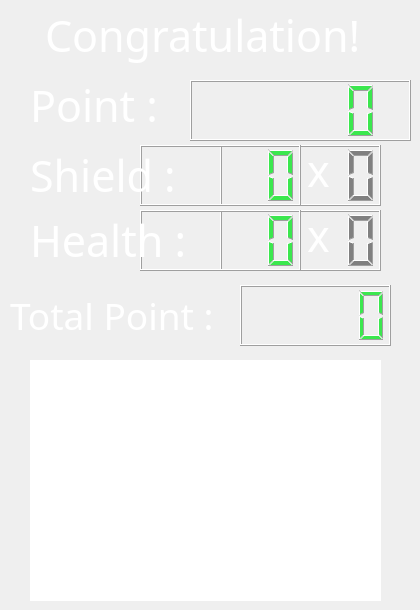
      <widget class="QWidget" name="WinList">
       <widget class="QLabel" name="label_6">
        <property name="geometry">
         <rect>
          <x>30</x>
          <y>60</y>
          <width>131</width>
          <height>91</height>
         </rect>
        </property>
        <property name="font">
         <font>
          <family>Tw Cen MT</family>
          <pointsize>32</pointsize>
         </font>
        </property>
        <property name="styleSheet">
         <string notr="true">color: white;</string>
        </property>
        <property name="text">
         <string>Point :</string>
        </property>
       </widget>
       <widget class="QLabel" name="label_7">
        <property name="geometry">
         <rect>
          <x>30</x>
          <y>140</y>
          <width>171</width>
          <height>71</height>
         </rect>
        </property>
        <property name="font">
         <font>
          <family>Tw Cen MT</family>
          <pointsize>32</pointsize>
         </font>
        </property>
        <property name="styleSheet">
         <string notr="true">color: white;</string>
        </property>
        <property name="text">
         <string>Shield :</string>
        </property>
       </widget>
       <widget class="QLabel" name="PlayerLifeLabel_2">
        <property name="geometry">
         <rect>
          <x>30</x>
          <y>210</y>
          <width>171</width>
          <height>61</height>
         </rect>
        </property>
        <property name="font">
         <font>
          <family>Tw Cen MT</family>
          <pointsize>32</pointsize>
         </font>
        </property>
        <property name="styleSheet">
         <string notr="true">color: white;</string>
        </property>
        <property name="text">
         <string>Health :</string>
        </property>
       </widget>
       <widget class="QLCDNumber" name="PlayerPoint_list">
        <property name="geometry">
         <rect>
          <x>190</x>
          <y>80</y>
          <width>221</width>
          <height>61</height>
         </rect>
        </property>
        <property name="styleSheet">
         <string notr="true">color : #3BE74E;</string>
        </property>
       </widget>
       <widget class="QLCDNumber" name="PlayerSkill_list">
        <property name="geometry">
         <rect>
          <x>140</x>
          <y>145</y>
          <width>161</width>
          <height>61</height>
         </rect>
        </property>
        <property name="styleSheet">
         <string notr="true">color : #3BE74E;</string>
        </property>
       </widget>
       <widget class="QLabel" name="label_8">
        <property name="geometry">
         <rect>
          <x>307</x>
          <y>140</y>
          <width>31</width>
          <height>61</height>
         </rect>
        </property>
        <property name="font">
         <font>
          <family>Tw Cen MT</family>
          <pointsize>32</pointsize>
         </font>
        </property>
        <property name="styleSheet">
         <string notr="true">color: white;</string>
        </property>
        <property name="text">
         <string>x</string>
        </property>
       </widget>
       <widget class="QLabel" name="label_9">
        <property name="geometry">
         <rect>
          <x>307</x>
          <y>200</y>
          <width>31</width>
          <height>71</height>
         </rect>
        </property>
        <property name="font">
         <font>
          <family>Tw Cen MT</family>
          <pointsize>32</pointsize>
         </font>
        </property>
        <property name="styleSheet">
         <string notr="true">color: white;</string>
        </property>
        <property name="text">
         <string>x</string>
        </property>
       </widget>
       <widget class="QLCDNumber" name="PlayerLife_list">
        <property name="geometry">
         <rect>
          <x>140</x>
          <y>210</y>
          <width>161</width>
          <height>61</height>
         </rect>
        </property>
        <property name="styleSheet">
         <string notr="true">color : #3BE74E;</string>
        </property>
       </widget>
       <widget class="QLabel" name="label_10">
        <property name="geometry">
         <rect>
          <x>10</x>
          <y>270</y>
          <width>281</width>
          <height>91</height>
         </rect>
        </property>
        <property name="font">
         <font>
          <family>Tw Cen MT</family>
          <pointsize>28</pointsize>
         </font>
        </property>
        <property name="styleSheet">
         <string notr="true">color: white;</string>
        </property>
        <property name="text">
         <string>Total Point :</string>
        </property>
       </widget>
       <widget class="QLCDNumber" name="PlayerSkill_listBonus">
        <property name="geometry">
         <rect>
          <x>220</x>
          <y>145</y>
          <width>161</width>
          <height>61</height>
         </rect>
        </property>
        <property name="styleSheet">
         <string notr="true">color : grey;</string>
        </property>
       </widget>
       <widget class="QLCDNumber" name="PlayerLife_listBonus">
        <property name="geometry">
         <rect>
          <x>220</x>
          <y>210</y>
          <width>161</width>
          <height>61</height>
         </rect>
        </property>
        <property name="styleSheet">
         <string notr="true">color : grey;</string>
        </property>
       </widget>
       <widget class="QLCDNumber" name="PlayerTotalPoint">
        <property name="geometry">
         <rect>
          <x>240</x>
          <y>285</y>
          <width>151</width>
          <height>61</height>
         </rect>
        </property>
        <property name="styleSheet">
         <string notr="true">color : #3BE74E;</string>
        </property>
       </widget>
       <widget class="QLabel" name="label_11">
        <property name="geometry">
         <rect>
          <x>45</x>
          <y>-10</y>
          <width>341</width>
          <height>91</height>
         </rect>
        </property>
        <property name="font">
         <font>
          <family>Tw Cen MT</family>
          <pointsize>32</pointsize>
         </font>
        </property>
        <property name="styleSheet">
         <string notr="true">color: white;</string>
        </property>
        <property name="text">
         <string>Congratulation!</string>
        </property>
       </widget>
       <widget class="QTextBrowser" name="textBrowser_4">
        <property name="geometry">
         <rect>
          <x>30</x>
          <y>360</y>
          <width>351</width>
          <height>241</height>
         </rect>
        </property>
        <property name="font">
         <font>
          <family>Abyssinica SIL</family>
          <pointsize>12</pointsize>
          <weight>75</weight>
          <bold>true</bold>
         </font>
        </property>
        <property name="styleSheet">
         <string notr="true">border: 0;
color:white;</string>
        </property>
        <property name="html">
         <string>&lt;!DOCTYPE HTML PUBLIC &quot;-//W3C//DTD HTML 4.0//EN&quot; &quot;http://www.w3.org/TR/REC-html40/strict.dtd&quot;&gt;
&lt;html&gt;&lt;head&gt;&lt;meta name=&quot;qrichtext&quot; content=&quot;1&quot; /&gt;&lt;style type=&quot;text/css&quot;&gt;
p, li { white-space: pre-wrap; }
&lt;/style&gt;&lt;/head&gt;&lt;body style=&quot; font-family:'Abyssinica SIL'; font-size:12pt; font-weight:600; font-style:normal;&quot;&gt;
&lt;p align=&quot;center&quot; style=&quot; margin-top:0px; margin-bottom:0px; margin-left:0px; margin-right:0px; -qt-block-indent:0; text-indent:0px;&quot;&gt;&lt;span style=&quot; font-family:'微軟正黑體'; font-size:24pt; font-weight:400; text-decoration: underline;&quot;&gt;M 鍵&lt;/span&gt;&lt;span style=&quot; font-family:'微軟正黑體'; font-size:24pt; font-weight:400;&quot;&gt; 回到主選單&lt;/span&gt;&lt;/p&gt;
&lt;p align=&quot;center&quot; style=&quot; margin-top:0px; margin-bottom:0px; margin-left:0px; margin-right:0px; -qt-block-indent:0; text-indent:0px;&quot;&gt;&lt;span style=&quot; font-family:'微軟正黑體'; font-size:10pt; font-weight:400;&quot;&gt; &lt;/span&gt;&lt;/p&gt;
&lt;p align=&quot;center&quot; style=&quot; margin-top:0px; margin-bottom:0px; margin-left:0px; margin-right:0px; -qt-block-indent:0; text-indent:0px;&quot;&gt;&lt;span style=&quot; font-family:'微軟正黑體'; font-size:24pt; font-weight:400; text-decoration: underline;&quot;&gt;R 鍵&lt;/span&gt;&lt;span style=&quot; font-family:'微軟正黑體'; font-size:24pt; font-weight:400;&quot;&gt; 重新開始&lt;/span&gt;&lt;/p&gt;
&lt;p align=&quot;center&quot; style=&quot;-qt-paragraph-type:empty; margin-top:0px; margin-bottom:0px; margin-left:0px; margin-right:0px; -qt-block-indent:0; text-indent:0px;&quot;&gt;&lt;br /&gt;&lt;/p&gt;&lt;/body&gt;&lt;/html&gt;</string>
        </property>
       </widget>
       <zorder>label_10</zorder>
       <zorder>PlayerTotalPoint</zorder>
       <zorder>PlayerLife_listBonus</zorder>
       <zorder>PlayerSkill_listBonus</zorder>
       <zorder>label_6</zorder>
       <zorder>PlayerPoint_list</zorder>
       <zorder>PlayerSkill_list</zorder>
       <zorder>label_7</zorder>
       <zorder>label_8</zorder>
       <zorder>label_9</zorder>
       <zorder>PlayerLife_list</zorder>
       <zorder>PlayerLifeLabel_2</zorder>
       <zorder>label_11</zorder>
       <zorder>textBrowser_4</zorder>
      </widget>
